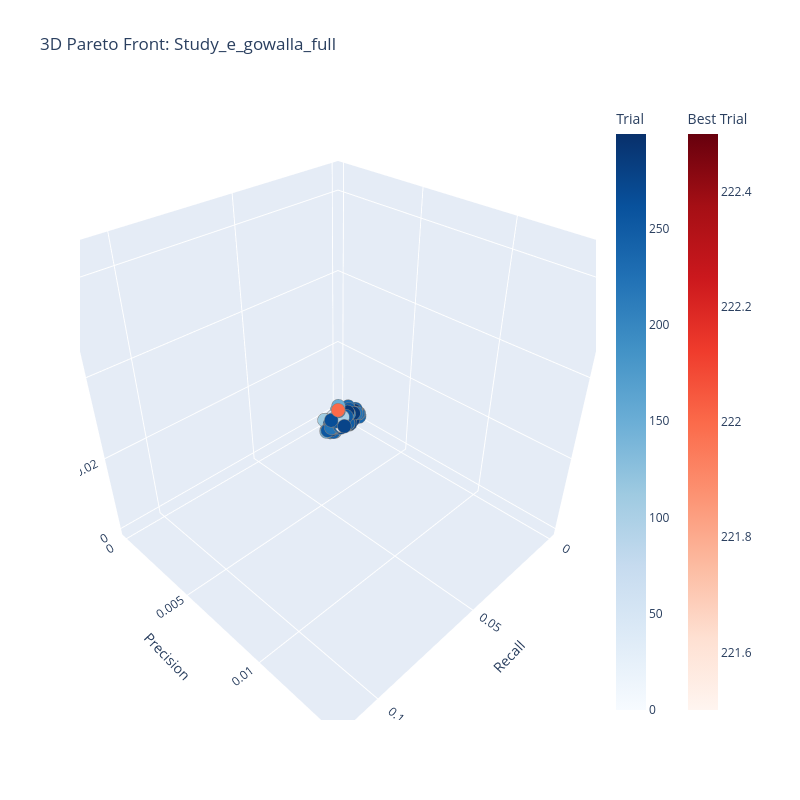

The cell this chart's notebook holds for it:
### Code cell
study_name = f'Study_{exp_name}_full'

if trials_params['multi_objective'].unique()[0]:
    print('Plotting pareto front ...')
    study = optuna.load_study(study_name=study_name, storage=f'sqlite:///{version}{exp_name}.sqlite3')

    best_trials = study.best_trials
    for trial in best_trials:
        print(f"Trial #{trial.number}: Values={trial.values}, Params={trial.params}")

    fig = plot_pareto_front(study, target_names=["Recall", "Precision","NDCG"])
    fig.update_layout(title=f"3D Pareto Front: {study_name}", width=800, height=800)
    fig.show()
else:
    print('Not a multi-objective run ... ')

### Figure 1 — Plotly figure (JSON) as saved in the notebook; plotly's stock layout.template omitted (floating-point values rounded to 4 significant figures; data arrays with more than 128 entries replaced by an {"elided": "..."} marker saying what was removed)
{"data": [{"hovertemplate": "%{text}<extra>Trial</extra>", "marker": {"color": {"elided": "299 int values"}, "colorbar": {"title": {"text": "Trial"}}, "colorscale": [[0, "rgb(247,251,255)"], [0.125, "rgb(222,235,247)"], [0.25, "rgb(198,219,239)"], [0.375, "rgb(158,202,225)"], [0.5, "rgb(107,174,214)"], [0.625, "rgb(66,146,198)"], [0.75, "rgb(33,113,181)"], [0.875, "rgb(8,81,156)"], [1, "rgb(8,48,107)"]], "line": {"color": "Grey", "width": 0.5}}, "mode": "markers", "showlegend": false, "text": {"elided": "299 str values"}, "type": "scatter3d", "x": {"elided": "299 float values"}, "y": {"elided": "299 float values"}, "z": {"elided": "299 float values"}}, {"hovertemplate": "%{text}<extra>Best Trial</extra>", "marker": {"color": [222], "colorbar": {"title": {"text": "Best Trial"}, "x": 1.1, "xpad": 40}, "colorscale": [[0, "rgb(255,245,240)"], [0.125, "rgb(254,224,210)"], [0.25, "rgb(252,187,161)"], [0.375, "rgb(252,146,114)"], [0.5, "rgb(251,106,74)"], [0.625, "rgb(239,59,44)"], [0.75, "rgb(203,24,29)"], [0.875, "rgb(165,15,21)"], [1, "rgb(103,0,13)"]], "line": {"color": "Grey", "width": 0.5}}, "mode": "markers", "showlegend": false, "text": ["{<br>  \"number\": 222,<br>  \"values\": [<br>    0.11419535803413876,<br>    0.014106772054390785,<br>    0.06460874798892755<br>  ],<br>  \"params\": {<br>    \"n_layers\": 1,<br>    \"embedding_dim\": 256,<br>    \"lr\": 0.0009463388507176841,<br>    \"lambda_val\": 2.8807178813664366e-05,<br>    \"batch_size\": 2234,<br>    \"optimizer\": \"RMSprop\"<br>  }<br>}"], "type": "scatter3d", "x": [0.1142], "y": [0.01411], "z": [0.06461]}], "layout": {"height": 800, "scene": {"xaxis": {"title": {"text": "Recall"}}, "yaxis": {"title": {"text": "Precision"}}, "zaxis": {"title": {"text": "NDCG"}}}, "title": {"text": "3D Pareto Front: Study_e_gowalla_full"}, "width": 800}}
